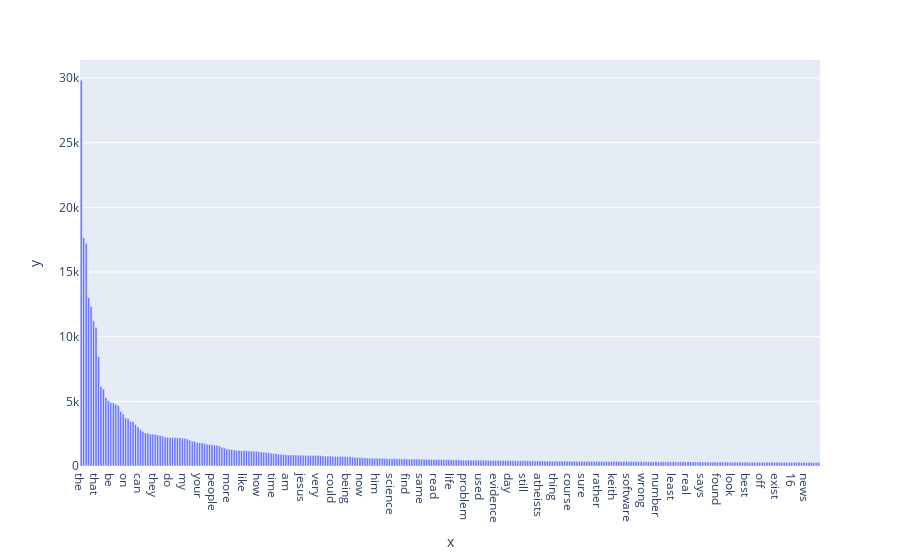

The notebook cell this image was saved under:
### Markdown cell above
### >>> **Exercise 15 (take home):** 
Additionally, you can attempt to sort the terms on the `x-axis` by frequency instead of in alphabetical order. This way the visualization is more meaninfgul and you will be able to observe the so called [long tail](https://en.wikipedia.org/wiki/Long_tail) (get familiar with this term since it will appear a lot in data mining and other statistics courses). see picture below

![alt txt](https://upload.wikimedia.org/wikipedia/commons/thumb/8/8a/Long_tail.svg/1000px-Long_tail.svg.png)

### Code cell
# Answer here
st = sorted(zip(count_vect.get_feature_names_out(),term_frequencies), key=lambda x:x[1],reverse=True)

st = list(zip(*st))


px.bar(x=st[0][:300], y=st[1][:300])

### Figure 1 — Plotly figure (JSON) as saved in the notebook; plotly's stock layout.template omitted (floating-point values rounded to 4 significant figures; data arrays with more than 128 entries replaced by an {"elided": "..."} marker saying what was removed)
{"data": [{"alignmentgroup": "True", "hovertemplate": "x=%{x}<br>y=%{y}<extra></extra>", "legendgroup": "", "marker": {"color": "#636efa", "pattern": {"shape": ""}}, "name": "", "offsetgroup": "", "orientation": "v", "showlegend": false, "textposition": "auto", "type": "bar", "x": {"elided": "300 str values"}, "xaxis": "x", "y": {"elided": "300 int values"}, "yaxis": "y"}], "layout": {"barmode": "relative", "legend": {"tracegroupgap": 0}, "margin": {"t": 60}, "xaxis": {"anchor": "y", "domain": [0, 1], "title": {"text": "x"}}, "yaxis": {"anchor": "x", "domain": [0, 1], "title": {"text": "y"}}}}
